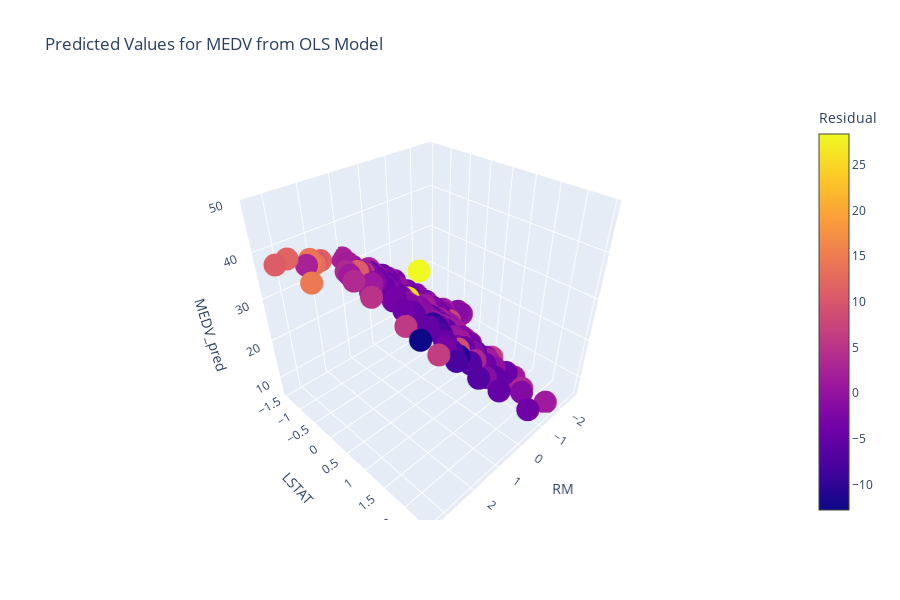

The code cell stored with this chart in its notebook:
### Code cell
# DataFrame of test data, XGBoost predictions, and true values
OLS_test = X_test.copy()
OLS_test['MEDV_pred'] = predictions_LR.tolist()
OLS_test['MEDV_true'] = y_test.tolist()
OLS_test['Residual'] = OLS_test['MEDV_true'] - OLS_test['MEDV_pred']
print(OLS_test.head())

# Visualizing the OLS Predictions
plt.figure()
fig = px.scatter_3d(OLS_test, x = 'RM', y = 'LSTAT', z = 'MEDV_pred', 
                    title = 'Predicted Values for MEDV from OLS Model',
                    color = 'Residual',
                    range_z = [5, 50])
fig.show()

### Figure 1 — Plotly figure (JSON) as saved in the notebook; plotly's stock layout.template omitted (floating-point values rounded to 4 significant figures; data arrays with more than 128 entries replaced by an {"elided": "..."} marker saying what was removed)
{"data": [{"hoverlabel": {"namelength": 0}, "hovertemplate": "RM=%{x}<br>LSTAT=%{y}<br>MEDV_pred=%{z}<br>Residual=%{marker.color}", "legendgroup": "", "marker": {"color": {"elided": "152 float values"}, "coloraxis": "coloraxis", "symbol": "circle"}, "mode": "markers", "name": "", "scene": "scene", "showlegend": false, "type": "scatter3d", "x": {"elided": "152 float values"}, "y": {"elided": "152 float values"}, "z": {"elided": "152 float values"}}], "layout": {"coloraxis": {"colorbar": {"title": {"text": "Residual"}}, "colorscale": [[0, "#0d0887"], [0.1111, "#46039f"], [0.2222, "#7201a8"], [0.3333, "#9c179e"], [0.4444, "#bd3786"], [0.5556, "#d8576b"], [0.6667, "#ed7953"], [0.7778, "#fb9f3a"], [0.8889, "#fdca26"], [1, "#f0f921"]]}, "height": 600, "legend": {"tracegroupgap": 0}, "scene": {"domain": {"x": [0, 0.98], "y": [0, 1]}, "xaxis": {"title": {"text": "RM"}}, "yaxis": {"title": {"text": "LSTAT"}}, "zaxis": {"range": [5, 50], "title": {"text": "MEDV_pred"}}}, "title": {"text": "Predicted Values for MEDV from OLS Model"}}}
